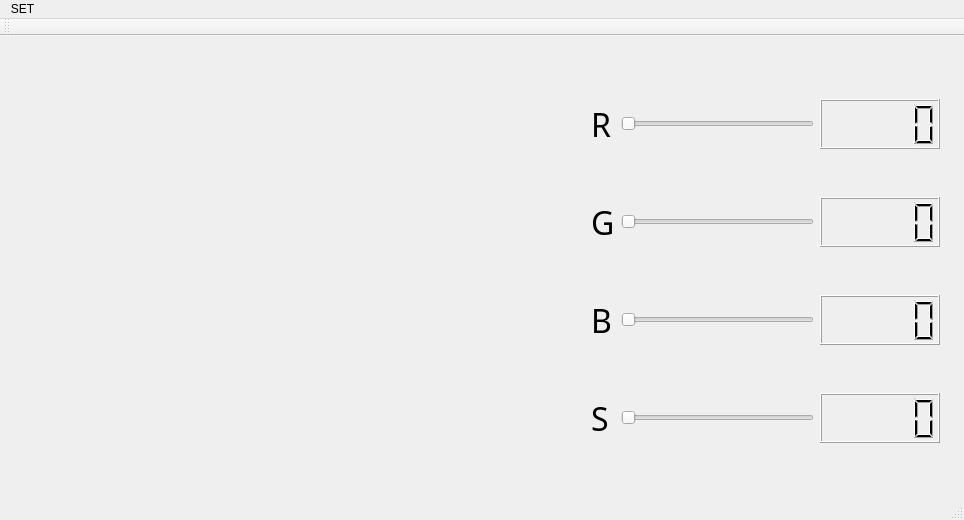
<?xml version="1.0" encoding="UTF-8"?>
<ui version="4.0">
 <class>testtClass</class>
 <widget class="QMainWindow" name="testtClass">
  <property name="geometry">
   <rect>
    <x>0</x>
    <y>0</y>
    <width>964</width>
    <height>520</height>
   </rect>
  </property>
  <property name="maximumSize">
   <size>
    <width>1000</width>
    <height>550</height>
   </size>
  </property>
  <property name="windowTitle">
   <string>testt</string>
  </property>
  <widget class="QWidget" name="centralWidget">
   <widget class="QVTKWidget" name="qvtkWidget">
    <property name="geometry">
     <rect>
      <x>0</x>
      <y>0</y>
      <width>571</width>
      <height>461</height>
     </rect>
    </property>
   </widget>
   <widget class="QWidget" name="gridLayoutWidget">
    <property name="geometry">
     <rect>
      <x>580</x>
      <y>10</y>
      <width>371</width>
      <height>451</height>
     </rect>
    </property>
    <layout class="QGridLayout" name="gridLayout">
     <item row="3" column="2">
      <widget class="QLCDNumber" name="size_num">
       <property name="minimumSize">
        <size>
         <width>120</width>
         <height>50</height>
        </size>
       </property>
      </widget>
     </item>
     <item row="3" column="1">
      <widget class="QSlider" name="horizontalSlider_Size">
       <property name="minimumSize">
        <size>
         <width>120</width>
         <height>40</height>
        </size>
       </property>
       <property name="maximum">
        <number>255</number>
       </property>
       <property name="orientation">
        <enum>Qt::Horizontal</enum>
       </property>
      </widget>
     </item>
     <item row="2" column="2">
      <widget class="QLCDNumber" name="blue_num">
       <property name="minimumSize">
        <size>
         <width>120</width>
         <height>50</height>
        </size>
       </property>
      </widget>
     </item>
     <item row="1" column="2">
      <widget class="QLCDNumber" name="green_num">
       <property name="minimumSize">
        <size>
         <width>120</width>
         <height>50</height>
        </size>
       </property>
      </widget>
     </item>
     <item row="0" column="2">
      <widget class="QLCDNumber" name="red_num">
       <property name="minimumSize">
        <size>
         <width>120</width>
         <height>50</height>
        </size>
       </property>
      </widget>
     </item>
     <item row="0" column="0">
      <widget class="QLabel" name="label">
       <property name="font">
        <font>
         <family>Agency FB</family>
         <pointsize>24</pointsize>
        </font>
       </property>
       <property name="text">
        <string>R</string>
       </property>
       <property name="textFormat">
        <enum>Qt::MarkdownText</enum>
       </property>
       <property name="margin">
        <number>0</number>
       </property>
       <property name="indent">
        <number>-1</number>
       </property>
      </widget>
     </item>
     <item row="1" column="0">
      <widget class="QLabel" name="label_3">
       <property name="font">
        <font>
         <family>Agency FB</family>
         <pointsize>24</pointsize>
        </font>
       </property>
       <property name="text">
        <string>G</string>
       </property>
       <property name="textFormat">
        <enum>Qt::MarkdownText</enum>
       </property>
       <property name="margin">
        <number>0</number>
       </property>
       <property name="indent">
        <number>-1</number>
       </property>
      </widget>
     </item>
     <item row="2" column="0">
      <widget class="QLabel" name="label_4">
       <property name="font">
        <font>
         <family>Agency FB</family>
         <pointsize>24</pointsize>
        </font>
       </property>
       <property name="text">
        <string>B</string>
       </property>
       <property name="textFormat">
        <enum>Qt::MarkdownText</enum>
       </property>
       <property name="margin">
        <number>0</number>
       </property>
       <property name="indent">
        <number>-1</number>
       </property>
      </widget>
     </item>
     <item row="3" column="0">
      <widget class="QLabel" name="label_5">
       <property name="font">
        <font>
         <family>Agency FB</family>
         <pointsize>24</pointsize>
        </font>
       </property>
       <property name="text">
        <string>S</string>
       </property>
       <property name="textFormat">
        <enum>Qt::MarkdownText</enum>
       </property>
       <property name="margin">
        <number>0</number>
       </property>
       <property name="indent">
        <number>-1</number>
       </property>
      </widget>
     </item>
     <item row="2" column="1">
      <widget class="QSlider" name="horizontalSlider_Blue">
       <property name="minimumSize">
        <size>
         <width>120</width>
         <height>40</height>
        </size>
       </property>
       <property name="maximum">
        <number>255</number>
       </property>
       <property name="orientation">
        <enum>Qt::Horizontal</enum>
       </property>
      </widget>
     </item>
     <item row="1" column="1">
      <widget class="QSlider" name="horizontalSlider_Green">
       <property name="minimumSize">
        <size>
         <width>120</width>
         <height>40</height>
        </size>
       </property>
       <property name="maximum">
        <number>255</number>
       </property>
       <property name="orientation">
        <enum>Qt::Horizontal</enum>
       </property>
      </widget>
     </item>
     <item row="0" column="1">
      <widget class="QSlider" name="horizontalSlider_Red">
       <property name="minimumSize">
        <size>
         <width>120</width>
         <height>40</height>
        </size>
       </property>
       <property name="maximum">
        <number>255</number>
       </property>
       <property name="orientation">
        <enum>Qt::Horizontal</enum>
       </property>
      </widget>
     </item>
    </layout>
   </widget>
  </widget>
  <widget class="QMenuBar" name="menuBar">
   <property name="geometry">
    <rect>
     <x>0</x>
     <y>0</y>
     <width>964</width>
     <height>21</height>
    </rect>
   </property>
   <widget class="QMenu" name="menuSET">
    <property name="title">
     <string>SET</string>
    </property>
    <addaction name="butt_open"/>
    <addaction name="separator"/>
    <addaction name="butt_txt"/>
   </widget>
   <addaction name="menuSET"/>
  </widget>
  <widget class="QToolBar" name="mainToolBar">
   <attribute name="toolBarArea">
    <enum>TopToolBarArea</enum>
   </attribute>
   <attribute name="toolBarBreak">
    <bool>false</bool>
   </attribute>
  </widget>
  <widget class="QStatusBar" name="statusBar"/>
  <action name="butt_open">
   <property name="text">
    <string>open</string>
   </property>
  </action>
  <action name="butt_txt">
   <property name="text">
    <string>txt</string>
   </property>
  </action>
 </widget>
 <layoutdefault spacing="6" margin="11"/>
 <customwidgets>
  <customwidget>
   <class>QVTKWidget</class>
   <extends>QWidget</extends>
   <header>QVTKWidget.h</header>
  </customwidget>
 </customwidgets>
 <resources>
  <include location="testt.qrc"/>
 </resources>
 <connections>
  <connection>
   <sender>butt_open</sender>
   <signal>triggered()</signal>
   <receiver>testtClass</receiver>
   <slot>butt_open()</slot>
   <hints>
    <hint type="sourcelabel">
     <x>-1</x>
     <y>-1</y>
    </hint>
    <hint type="destinationlabel">
     <x>299</x>
     <y>199</y>
    </hint>
   </hints>
  </connection>
  <connection>
   <sender>horizontalSlider_Green</sender>
   <signal>valueChanged(int)</signal>
   <receiver>green_num</receiver>
   <slot>display(int)</slot>
   <hints>
    <hint type="sourcelabel">
     <x>675</x>
     <y>211</y>
    </hint>
    <hint type="destinationlabel">
     <x>807</x>
     <y>212</y>
    </hint>
   </hints>
  </connection>
  <connection>
   <sender>horizontalSlider_Green</sender>
   <signal>valueChanged(int)</signal>
   <receiver>testtClass</receiver>
   <slot>rgbSliderReleased()</slot>
   <hints>
    <hint type="sourcelabel">
     <x>675</x>
     <y>211</y>
    </hint>
    <hint type="destinationlabel">
     <x>423</x>
     <y>278</y>
    </hint>
   </hints>
  </connection>
  <connection>
   <sender>horizontalSlider_Size</sender>
   <signal>valueChanged(int)</signal>
   <receiver>testtClass</receiver>
   <slot>pSliderValueChangeed(int)</slot>
   <hints>
    <hint type="sourcelabel">
     <x>675</x>
     <y>407</y>
    </hint>
    <hint type="destinationlabel">
     <x>423</x>
     <y>278</y>
    </hint>
   </hints>
  </connection>
  <connection>
   <sender>horizontalSlider_Red</sender>
   <signal>valueChanged(int)</signal>
   <receiver>red_num</receiver>
   <slot>display(int)</slot>
   <hints>
    <hint type="sourcelabel">
     <x>675</x>
     <y>113</y>
    </hint>
    <hint type="destinationlabel">
     <x>807</x>
     <y>114</y>
    </hint>
   </hints>
  </connection>
  <connection>
   <sender>horizontalSlider_Size</sender>
   <signal>valueChanged(int)</signal>
   <receiver>testtClass</receiver>
   <slot>rgbSliderReleased()</slot>
   <hints>
    <hint type="sourcelabel">
     <x>675</x>
     <y>407</y>
    </hint>
    <hint type="destinationlabel">
     <x>423</x>
     <y>278</y>
    </hint>
   </hints>
  </connection>
  <connection>
   <sender>horizontalSlider_Green</sender>
   <signal>valueChanged(int)</signal>
   <receiver>testtClass</receiver>
   <slot>greenSliderValueChangeed(int)</slot>
   <hints>
    <hint type="sourcelabel">
     <x>675</x>
     <y>211</y>
    </hint>
    <hint type="destinationlabel">
     <x>423</x>
     <y>278</y>
    </hint>
   </hints>
  </connection>
  <connection>
   <sender>horizontalSlider_Blue</sender>
   <signal>valueChanged(int)</signal>
   <receiver>testtClass</receiver>
   <slot>rgbSliderReleased()</slot>
   <hints>
    <hint type="sourcelabel">
     <x>675</x>
     <y>309</y>
    </hint>
    <hint type="destinationlabel">
     <x>423</x>
     <y>278</y>
    </hint>
   </hints>
  </connection>
  <connection>
   <sender>horizontalSlider_Size</sender>
   <signal>valueChanged(int)</signal>
   <receiver>size_num</receiver>
   <slot>display(int)</slot>
   <hints>
    <hint type="sourcelabel">
     <x>675</x>
     <y>407</y>
    </hint>
    <hint type="destinationlabel">
     <x>807</x>
     <y>408</y>
    </hint>
   </hints>
  </connection>
  <connection>
   <sender>horizontalSlider_Blue</sender>
   <signal>valueChanged(int)</signal>
   <receiver>testtClass</receiver>
   <slot>blueSliderValueChangeed(int)</slot>
   <hints>
    <hint type="sourcelabel">
     <x>675</x>
     <y>309</y>
    </hint>
    <hint type="destinationlabel">
     <x>423</x>
     <y>278</y>
    </hint>
   </hints>
  </connection>
  <connection>
   <sender>horizontalSlider_Red</sender>
   <signal>valueChanged(int)</signal>
   <receiver>testtClass</receiver>
   <slot>rgbSliderReleased()</slot>
   <hints>
    <hint type="sourcelabel">
     <x>675</x>
     <y>113</y>
    </hint>
    <hint type="destinationlabel">
     <x>423</x>
     <y>278</y>
    </hint>
   </hints>
  </connection>
  <connection>
   <sender>horizontalSlider_Blue</sender>
   <signal>valueChanged(int)</signal>
   <receiver>blue_num</receiver>
   <slot>display(int)</slot>
   <hints>
    <hint type="sourcelabel">
     <x>675</x>
     <y>309</y>
    </hint>
    <hint type="destinationlabel">
     <x>807</x>
     <y>310</y>
    </hint>
   </hints>
  </connection>
  <connection>
   <sender>horizontalSlider_Red</sender>
   <signal>valueChanged(int)</signal>
   <receiver>testtClass</receiver>
   <slot>redSliderValueChangeed(int)</slot>
   <hints>
    <hint type="sourcelabel">
     <x>675</x>
     <y>113</y>
    </hint>
    <hint type="destinationlabel">
     <x>423</x>
     <y>278</y>
    </hint>
   </hints>
  </connection>
  <connection>
   <sender>butt_txt</sender>
   <signal>triggered()</signal>
   <receiver>testtClass</receiver>
   <slot>butt_txt()</slot>
   <hints>
    <hint type="sourcelabel">
     <x>-1</x>
     <y>-1</y>
    </hint>
    <hint type="destinationlabel">
     <x>481</x>
     <y>259</y>
    </hint>
   </hints>
  </connection>
 </connections>
 <slots>
  <slot>butt_open()</slot>
  <slot>redSliderValueChangeed(int)</slot>
  <slot>greenSliderValueChangeed(int)</slot>
  <slot>blueSliderValueChangeed(int)</slot>
  <slot>pSliderValueChangeed(int)</slot>
  <slot>rgbSliderReleased()</slot>
  <slot>butt_txt()</slot>
 </slots>
</ui>
